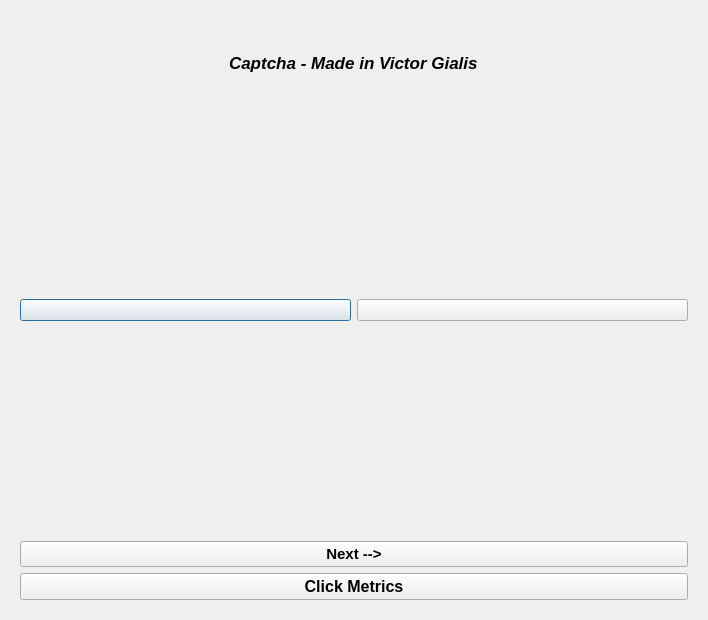
<?xml version="1.0" encoding="UTF-8"?>
<ui version="4.0">
 <class>Dialog</class>
 <widget class="QDialog" name="Dialog">
  <property name="geometry">
   <rect>
    <x>0</x>
    <y>0</y>
    <width>708</width>
    <height>620</height>
   </rect>
  </property>
  <property name="minimumSize">
   <size>
    <width>483</width>
    <height>296</height>
   </size>
  </property>
  <property name="windowTitle">
   <string>Dialog</string>
  </property>
  <layout class="QVBoxLayout" name="verticalLayout">
   <item>
    <widget class="QWidget" name="widget" native="true">
     <layout class="QVBoxLayout" name="verticalLayout_3">
      <item alignment="Qt::AlignHCenter">
       <widget class="QLabel" name="label_2">
        <property name="font">
         <font>
          <pointsize>13</pointsize>
          <weight>75</weight>
          <italic>true</italic>
          <bold>true</bold>
          <strikeout>false</strikeout>
         </font>
        </property>
        <property name="text">
         <string>Captcha - Made in Victor Gialis</string>
        </property>
       </widget>
      </item>
      <item alignment="Qt::AlignHCenter">
       <widget class="QLabel" name="questionLabel">
        <property name="font">
         <font>
          <pointsize>17</pointsize>
         </font>
        </property>
        <property name="text">
         <string/>
        </property>
       </widget>
      </item>
     </layout>
    </widget>
   </item>
   <item>
    <widget class="QWidget" name="widget_2" native="true">
     <layout class="QHBoxLayout" name="horizontalLayout_2">
      <item>
       <widget class="QPushButton" name="Image_1">
        <property name="text">
         <string/>
        </property>
       </widget>
      </item>
      <item>
       <widget class="QPushButton" name="Image_2">
        <property name="text">
         <string/>
        </property>
       </widget>
      </item>
     </layout>
    </widget>
   </item>
   <item>
    <widget class="QWidget" name="widget_3" native="true">
     <layout class="QVBoxLayout" name="verticalLayout_2">
      <item alignment="Qt::AlignHCenter">
       <widget class="QLabel" name="validationLabel">
        <property name="font">
         <font>
          <pointsize>12</pointsize>
         </font>
        </property>
        <property name="text">
         <string/>
        </property>
       </widget>
      </item>
      <item>
       <widget class="QPushButton" name="nextImage">
        <property name="font">
         <font>
          <pointsize>11</pointsize>
          <weight>75</weight>
          <bold>true</bold>
         </font>
        </property>
        <property name="text">
         <string>Next --&gt;</string>
        </property>
       </widget>
      </item>
      <item>
       <widget class="QPushButton" name="clickMetrics">
        <property name="font">
         <font>
          <pointsize>12</pointsize>
          <weight>75</weight>
          <bold>true</bold>
         </font>
        </property>
        <property name="text">
         <string>Click Metrics</string>
        </property>
       </widget>
      </item>
     </layout>
    </widget>
   </item>
  </layout>
 </widget>
 <resources/>
 <connections/>
</ui>
